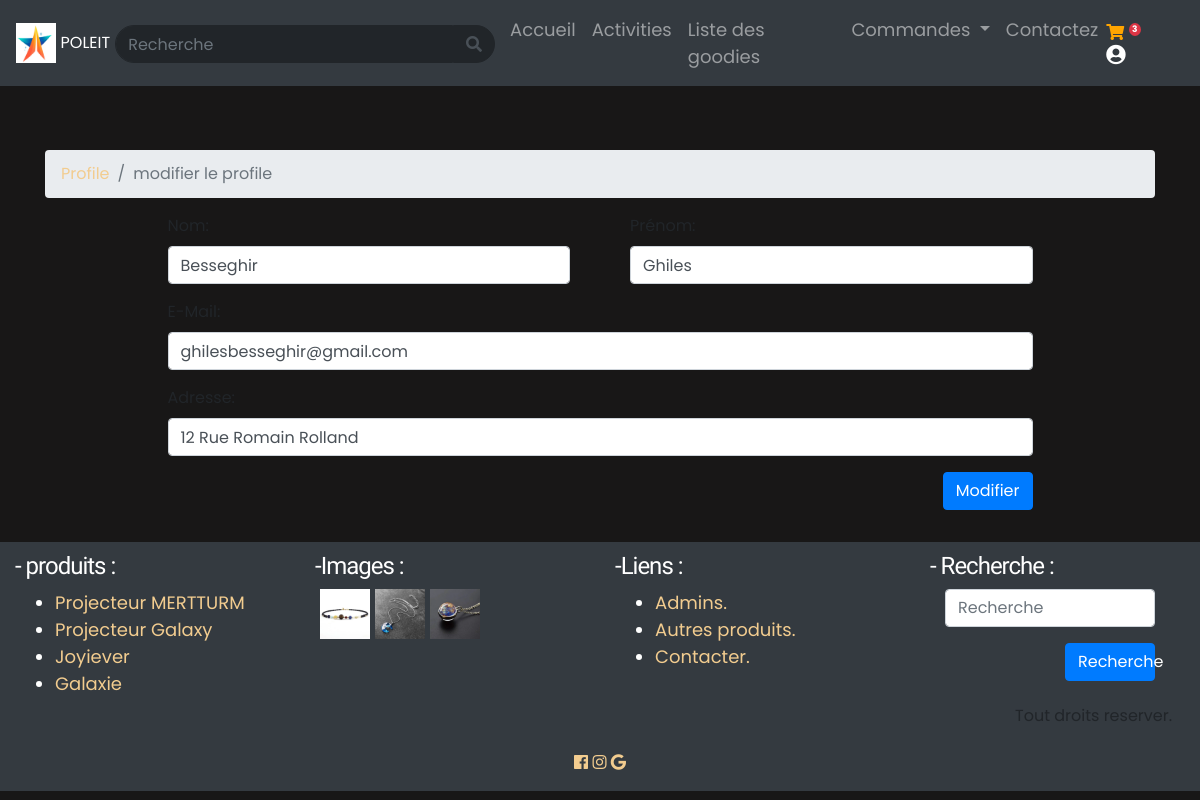
Page /Espace_membre/controleur/modifierProfile_controleur.php (signed in) on the committed database.
### tables this page shows
CREATE TABLE IF NOT EXISTS `membres` (
  `id` int NOT NULL AUTO_INCREMENT,
  `nom` varchar(20) NOT NULL,
  `prenom` varchar(20) NOT NULL,
  `mail` varchar(255) NOT NULL,
  `pass` varchar(255) NOT NULL,
  `adress` varchar(255) NOT NULL,
  PRIMARY KEY (`id`)
);

CREATE TABLE IF NOT EXISTS `produits` (
  `id` int NOT NULL AUTO_INCREMENT,
  `titre` varchar(255) NOT NULL,
  `p_ach` int NOT NULL,
  `dispo` varchar(11) NOT NULL,
  `stock` int NOT NULL,
  `cat` varchar(255) NOT NULL,
  `nb_v` int NOT NULL,
  `disc` text NOT NULL,
  `promo` int NOT NULL,
  `image` varchar(255) NOT NULL,
  PRIMARY KEY (`id`)
);

### Espace_membre/controleur/modifierProfile_controleur.php (called while the page is built, shortened)
<?php
    include('../../autre/bdd.php');
    include('../modele/accueil_modele.php');
    include('../modele/connexion_modele.php');
    $membre =get_membre($_SESSION['id']);
    include('../vue/modifierProfile_vue.php');
?>

### Espace_membre/modele/connexion_modele.php (called while the page is built, shortened)
<?php
	function get_membre($id){
		global $bdd;
        $req= $bdd->prepare('SELECT * FROM membres WHERE id= :id');
        $req->execute(array( 'id'=>$id));
        $donnees= $req->fetch();
        return $donnees;
	}
?>

### Espace_membre/modele/accueil_modele.php (called while the page is built, shortened)
<?php
    function get_produits($d,$f){
        global $bdd;
        $rep = $bdd->query('SELECT * FROM produits ORDER BY id DESC LIMIT '.$d.','.$f);
        return $rep;
    }
    function verif2($id,$mail,$mp){
        global $bdd;
        $req= $bdd->query('SELECT *  FROM membres WHERE id='.$id.' and pass="'.$mp.'"');
        $donnees= $req->fetch();
        return $donnees;
    }
?>

### Espace_membre/vue/modifierProfile_vue.php (the view, shortened to what this page needs)
<html>
<head>
    <link rel="stylesheet" href="../../css/bootstrap/dist/css/bootstrap.min.css" />
    <link rel="stylesheet" href="../../css/bootstrap/icone/css/all.css">
    <link href="../../css/style.css" rel="stylesheet" />
</head>
<body>
    <?php include("../autre/menu.php"); ?>
    <section class="container" id="princi">
        <article>
            <nav aria-label="breadcrumb">
                <ol class="breadcrumb">
                    <li class="breadcrumb-item"><a href="profile_controleur.php">Profile</a></li>
                    <li class="breadcrumb-item active" aria-current="page">modifier le profile</li>
                </ol>
            </nav>
        </article>
        <article>
            <form method="post" action="modifierProfile_controleur.php" class="col-sm-10 offset-sm-1">
                <div class="row">
                    <div class="form-group col-sm-6">
                        <label class="col-sm-12">Nom:</label>
                        <div class="col-sm-12">
                            <input id="nom" name="nom" type="text" placeholder="Nom " class="form-control " required="" value="<?php echo $membre['nom']; ?>">
                        </div>
                    </div>
                    <div class="form-group col-sm-6">
                        <label class="col-sm-12">Prénom:</label>
                        <div class="col-sm-12">
                            <input id="prenom" name="prenom" type="text" placeholder="Prénom " class="form-control" required="" value="<?php echo $membre['prenom']; ?>">
                        </div>
                    </div>
                </div>
                <div class="row">
                    <div class="form-group col-sm-12">
                        <label class="col-sm-12">E-Mail:</label>
                        <div class="col-sm-12">
                            <input id="email" name="mail" type="text" placeholder="E-Mail" class="form-control" required="" value="<?php echo $membre['mail']; ?>" />
                        </div>
                    </div>
                    <div class="form-group col-sm-12">
                        <label class="col-sm-12">Adresse:</label>
                        <div class="col-sm-12">
                            <input id="adr" name="adr" type="text" placeholder="Adresse " class="form-control" required="" value="<?php echo $membre['adress']; ?>">
                        </div>
                    </div>
                    <div class="form-group col-sm-12">
                        <div class="col-sm-12">
                            <button id="" name="" class="btn btn-primary float-right">Modifier</button>
                        </div>
                    </div>
                </div>
            </form>
        </article>
    </section>
    <?php include('../autre/footer.php'); ?>
</body>
</html>

### Espace_membre/autre/footer.php (shortened to what this page needs)
<footer class="container-fluid" style="color:white; margin-bottom: 0px; margin-top: 10px; padding-top: 10px; background-color:#343a40;">
    <div class="row">
        <div class="col-sm-3">
            <h4>- produits :</h4>
            <?php
			$rep=get_produits(3,4);
            echo '<ul>';
			while($donnees=$rep->fetch()){
                echo '<li><a href="Produit_controleur.php?produit='.$donnees['id'].'">'.$donnees['titre'].'</a>';
            }
            echo '</ul>';
		?>
        </div>
        <div class="col-sm-3">
            <h4>-Images :</h4>
            <?php
		$rep=get_produits(0,3);
		while($donnees=$rep->fetch()){
			echo '<a href="../../images/produits/'.$donnees['image'].'"><img src="../../images/produits/'.$donnees['image'].'" width=50 Style="margin-left:5px;"/></a>';
		}
						 ?>
        </div>
        <div class="col-sm-3">
            <h4>-Liens :</h4>
            <ul>
                <li><a href='../../Espace_admin/controleur/connexion_controleur.php'>Admins.</a></li>
                <li><a href='listeProduit_controleur.php'>Autres produits.</a></li>
                <li><a href='contactez_controleur.php'>Contacter.</a></li>
            </ul>
        </div>
        <div class="col-sm-3">
            <form class="form-horizontal col-lg-12" method="get" action="Recherche_controleur.php">
                <h4>- Recherche :</h4>
                <div class="form-group">
                    <div class="col-lg-12">
                        <div class="form-group">
                            <input id="rech" name="rech" class="form-control" placeholder="Recherche" type='search'>
                        </div>
                    </div>
                    <div class="form-group">
                        <div class="col-lg-6 offset-lg-6">
                            <button id="connexion " name="connexion " class="btn btn-primary btn-block"><span class="glyphicon glyphicon-search"></span> Recherche </button>
                        </div>
                    </div>
                </div>
            </form>
            <p class="btn float-right">Tout droits reserver.</p>
        </div>
        <div class="col-sm-12 text-center">
                <a href="fb.com"><i class="fab fa-facebook"></i></a>
                <a href="insta.com"><i class="fab fa-instagram"></i></a>
                <a href="mailto:eniemsite@gmail.com"><i class="fab fa-google"></i></a>
        </div>
    </div>
</footer>

### css/style.css (style rules this page uses)
#princi { margin-top: 80px; }
@media screen and (max-width: 1280px) { #princi { margin-top: 150px; } }

### Espace_membre/css/tooplate-kool-form-pack.css (style rules this page uses)
:root { --body-bg-color: #181717; --white-color: #ffffff; --primary-color: #E07A5F; --secondary-color: #F2CC8F; --section-bg-color: #f0f8ff; --custom-btn-bg-color: #E07A5F; --custom-btn-bg-hover-color: #F2CC8F; --dark-color: #000000; --p-color: #ffffff; --link-hover-color: #F2CC8F; --body-font-family: 'Poppins', sans-serif; --heading-font-family: 'Unbounded', sans-serif; --h1-font-size: 62px; --h2-font-size: 36px; --h3-font-size: 28px; --h4-font-size: 24px; --h5-font-size: 22px; --h6-font-size: 20px; --p-font-size: 18px; --menu-font-size: 16px; --btn-font-size: 14px; --border-radius-large: 100px; --border-radius-medium: 20px; --border-radius-small: 10px; --font-weight-normal: 400; --font-weight-medium: 500; --font-weight-bold: 700; }
body { background-color: var(--body-bg-color); font-family: var(--body-font-family); }
h1, h2, h3, h4, h5, h6 { font-family: var(--heading-font-family); font-weight: var(--font-weight-medium); letter-spacing: -1px; }
h4 { font-size: var(--h4-font-size); }
p { color: var(--p-color); font-size: var(--p-font-size); font-weight: var(--font-weight-normal); }
ul li { color: var(--p-color); font-size: var(--p-font-size); font-weight: var(--font-weight-normal); }
a, button { touch-action: manipulation; transition: all 0.3s; }
a { display: inline-block; color: var(--secondary-color); text-decoration: none; }

### rows in the picture
membres: nom "Besseghir", prenom "Ghiles", mail "ghilesbesseghir@gmail.com", adr "12 Rue Romain Rolland"
produits: titre "Projecteur MERTTURM"
produits: titre "Projecteur Galaxy"
produits: titre "Joyiever"
produits: titre "Galaxie"
produits: image (picture)
produits: image (picture)
produits: image (picture)

### other values in the picture
get_nb_pan($_SESSION['id']) "3"
